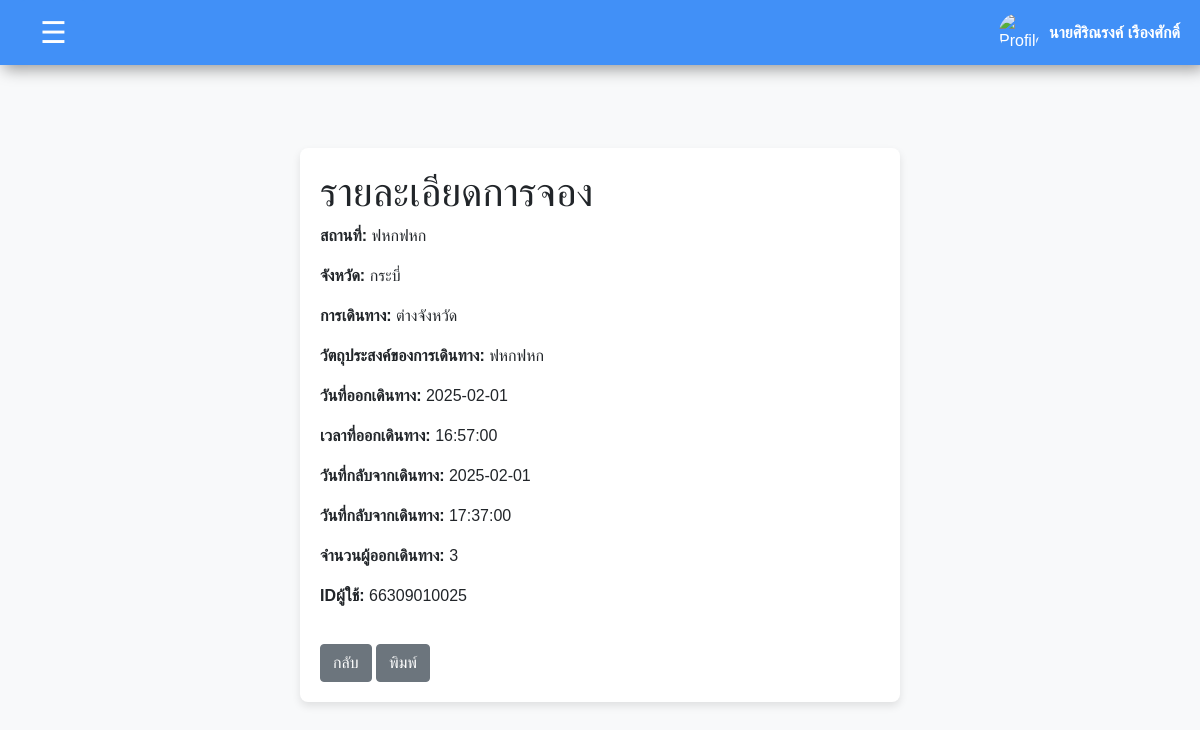
The app's page /user/request_details.php?request_id=UDTC20250201002 (signed in) with its own data.
### tables this page shows
CREATE TABLE `requests` (
  `request_id` varchar(20) NOT NULL,
  `destination` varchar(255) DEFAULT NULL,
  `province` varchar(100) DEFAULT NULL,
  `travel_type` enum('ในจังหวัด','ต่างจังหวัด') DEFAULT NULL,
  `purpose` varchar(255) DEFAULT NULL,
  `departure_date` date DEFAULT NULL,
  `departure_time` time DEFAULT NULL,
  `return_date` date DEFAULT NULL,
  `return_time` time DEFAULT NULL,
  `passengers` int(11) DEFAULT NULL,
  `request_date` datetime DEFAULT NULL,
  `status` enum('รออนุมัติ','อนุมัติ','ปฏิเสธ','ยกเลิก') DEFAULT 'รออนุมัติ',
  `user_id` varchar(255) DEFAULT NULL,
  `driver_id` int(11) DEFAULT NULL,
  `car_id` int(11) DEFAULT NULL,
  `admin_id` varchar(11) DEFAULT NULL
);

### user/request_details.php (the view, shortened to what this page needs)
<?php
require('header.php');
$request_id = mysqli_real_escape_string($connect, $_GET['request_id']);
$sql = "SELECT requests.request_id,
                requests.user_id,
                users.fullname,
                users.position,
                requests.destination,
                requests.province,
                requests.departure_date,
                requests.departure_time,
                requests.return_date,
                requests.return_time,
                requests.status,
                requests.travel_type,
                requests.purpose,
                requests.passengers
        FROM requests
        JOIN users ON requests.user_id = users.user_id
        WHERE requests.request_id = '$request_id'";
$result = mysqli_query($connect, $sql);
$request = mysqli_fetch_assoc($result);
?>
<!DOCTYPE html>
<html lang="en">
<head>
    <link rel="stylesheet" href="../css/bootstrap.css">
</head>
<body>
<div class="container-wrapper">
<div class="container">
    <h1>รายละเอียดการจอง</h1>
    <p><strong>สถานที่:</strong> <?php echo htmlspecialchars($request['destination']); ?></p>
    <p><strong>จังหวัด:</strong> <?php echo htmlspecialchars($request['province']); ?></p>
    <p><strong>การเดินทาง:</strong> <?php echo htmlspecialchars($request['travel_type']); ?></p>
    <p><strong>วัตถุประสงค์ของการเดินทาง:</strong> <?php echo htmlspecialchars($request['purpose']); ?></p>
    <p><strong>วันที่ออกเดินทาง:</strong> <?php echo htmlspecialchars($request['departure_date']); ?></p>
    <p><strong>เวลาที่ออกเดินทาง:</strong> <?php echo htmlspecialchars($request['departure_time']); ?></p>
    <p><strong>วันที่กลับจากเดินทาง:</strong> <?php echo htmlspecialchars($request['return_date']); ?></p>
    <p><strong>วันที่กลับจากเดินทาง:</strong> <?php echo htmlspecialchars($request['return_time']); ?></p>
    <p><strong>จำนวนผู้ออกเดินทาง:</strong> <?php echo htmlspecialchars($request['passengers']); ?></p>
    <p><strong>IDผู้ใช้:</strong> <?php echo htmlspecialchars($request['user_id']); ?></p>
    <a href="javascript:history.back()" class="btn btn-secondary">กลับ</a>
    <a href="javascript:history.back()" class="btn btn-secondary">พิมพ์</a>
</div>
</div>
</body>
</html>

### user/header.php (style rules this page uses)
body { font-family: Arial, sans-serif; margin: 0; padding: 0; background-color: #f5f5f5; }

### user/request_details.php (style rules this page uses)
body { margin: 0; background-color: #f8f9fa; font-family: Arial, sans-serif; }
.container-wrapper { display: flex; justify-content: center; align-items: center; min-height: calc(100vh - 80px); padding: 20px; }
.container { width: 100%; max-width: 600px; padding: 20px; box-shadow: 0 4px 8px rgba(0.1, 0.1, 0.1, 0.1); background-color: #ffff; border-radius: 8px; text-align: left; }
.btn-secondary { margin-top: 20px; }

### records on screen
requests: destination "ฟหกฟหก", province "กระบี่", travel_type "ต่างจังหวัด", purpose "ฟหกฟหก", departure_date "2025-02-01", departure_time "16:57:00", return_date "2025-02-01", return_time "17:37:00", passengers "3", user "66309010025"

### other values on screen
$_SESSION['fullname'] "นายศิริณรงค์ เรืองศักดิ์"
